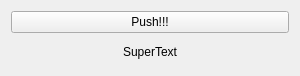
<?xml version="1.0" encoding="UTF-8"?>
<ui version="4.0">
 <class>MyForm</class>
 <widget class="QWidget" name="MyForm">
  <property name="geometry">
   <rect>
    <x>0</x>
    <y>0</y>
    <width>300</width>
    <height>76</height>
   </rect>
  </property>
  <property name="windowTitle">
   <string>MyForm</string>
  </property>
  <layout class="QHBoxLayout" name="horizontalLayout">
   <item>
    <layout class="QVBoxLayout" name="verticalLayout">
     <item>
      <widget class="QPushButton" name="btnQuit">
       <property name="text">
        <string>Push!!!</string>
       </property>
      </widget>
     </item>
     <item>
      <widget class="QLabel" name="label">
       <property name="text">
        <string>SuperText</string>
       </property>
       <property name="alignment">
        <set>Qt::AlignCenter</set>
       </property>
      </widget>
     </item>
    </layout>
   </item>
  </layout>
 </widget>
 <resources/>
 <connections/>
</ui>
